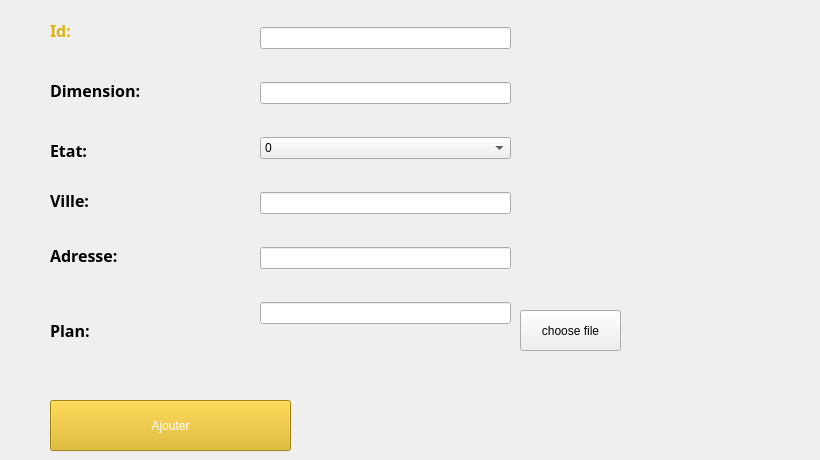
    <widget class="QWidget" name="tab">
     <attribute name="title">
      <string>Ajouter Terrain</string>
     </attribute>
     <widget class="QWidget" name="verticalLayoutWidget">
      <property name="geometry">
       <rect>
        <x>260</x>
        <y>0</y>
        <width>251</width>
        <height>354</height>
       </rect>
      </property>
      <layout class="QVBoxLayout" name="verticalLayout">
       <item>
        <widget class="QLineEdit" name="lineEdit_id">
         <property name="text">
          <string/>
         </property>
         <property name="maxLength">
          <number>10</number>
         </property>
        </widget>
       </item>
       <item>
        <widget class="QLineEdit" name="lineEdit_dimens">
         <property name="maxLength">
          <number>20</number>
         </property>
        </widget>
       </item>
       <item>
        <widget class="QComboBox" name="comboBoxEtat">
         <item>
          <property name="text">
           <string>0</string>
          </property>
         </item>
         <item>
          <property name="text">
           <string>1</string>
          </property>
         </item>
        </widget>
       </item>
       <item>
        <widget class="QLineEdit" name="lineEdit_ville">
         <property name="maxLength">
          <number>20</number>
         </property>
        </widget>
       </item>
       <item>
        <widget class="QLineEdit" name="lineEditAdresse">
         <property name="maxLength">
          <number>20</number>
         </property>
        </widget>
       </item>
       <item>
        <widget class="QLineEdit" name="lineEditplan"/>
       </item>
      </layout>
     </widget>
     <widget class="QLabel" name="label_4">
      <property name="geometry">
       <rect>
        <x>50</x>
        <y>10</y>
        <width>201</width>
        <height>41</height>
       </rect>
      </property>
      <property name="palette">
       <palette>
        <active>
         <colorrole role="WindowText">
          <brush brushstyle="SolidPattern">
           <color alpha="255">
            <red>222</red>
            <green>179</green>
            <blue>15</blue>
           </color>
          </brush>
         </colorrole>
         <colorrole role="Button">
          <brush brushstyle="SolidPattern">
           <color alpha="255">
            <red>96</red>
            <green>96</green>
            <blue>96</blue>
           </color>
          </brush>
         </colorrole>
         <colorrole role="Text">
          <brush brushstyle="SolidPattern">
           <color alpha="255">
            <red>222</red>
            <green>179</green>
            <blue>15</blue>
           </color>
          </brush>
         </colorrole>
         <colorrole role="ButtonText">
          <brush brushstyle="SolidPattern">
           <color alpha="255">
            <red>222</red>
            <green>179</green>
            <blue>15</blue>
           </color>
          </brush>
         </colorrole>
         <colorrole role="Base">
          <brush brushstyle="SolidPattern">
           <color alpha="255">
            <red>96</red>
            <green>96</green>
            <blue>96</blue>
           </color>
          </brush>
         </colorrole>
         <colorrole role="Window">
          <brush brushstyle="SolidPattern">
           <color alpha="255">
            <red>96</red>
            <green>96</green>
            <blue>96</blue>
           </color>
          </brush>
         </colorrole>
         <colorrole role="PlaceholderText">
          <brush brushstyle="NoBrush">
           <color alpha="128">
            <red>222</red>
            <green>179</green>
            <blue>15</blue>
           </color>
          </brush>
         </colorrole>
        </active>
        <inactive>
         <colorrole role="WindowText">
          <brush brushstyle="SolidPattern">
           <color alpha="255">
            <red>222</red>
            <green>179</green>
            <blue>15</blue>
           </color>
          </brush>
         </colorrole>
         <colorrole role="Button">
          <brush brushstyle="SolidPattern">
           <color alpha="255">
            <red>96</red>
            <green>96</green>
            <blue>96</blue>
           </color>
          </brush>
         </colorrole>
         <colorrole role="Text">
          <brush brushstyle="SolidPattern">
           <color alpha="255">
            <red>222</red>
            <green>179</green>
            <blue>15</blue>
           </color>
          </brush>
         </colorrole>
         <colorrole role="ButtonText">
          <brush brushstyle="SolidPattern">
           <color alpha="255">
            <red>222</red>
            <green>179</green>
            <blue>15</blue>
           </color>
          </brush>
         </colorrole>
         <colorrole role="Base">
          <brush brushstyle="SolidPattern">
           <color alpha="255">
            <red>96</red>
            <green>96</green>
            <blue>96</blue>
           </color>
          </brush>
         </colorrole>
         <colorrole role="Window">
          <brush brushstyle="SolidPattern">
           <color alpha="255">
            <red>96</red>
            <green>96</green>
            <blue>96</blue>
           </color>
          </brush>
         </colorrole>
         <colorrole role="PlaceholderText">
          <brush brushstyle="NoBrush">
           <color alpha="128">
            <red>222</red>
            <green>179</green>
            <blue>15</blue>
           </color>
          </brush>
         </colorrole>
        </inactive>
        <disabled>
         <colorrole role="WindowText">
          <brush brushstyle="SolidPattern">
           <color alpha="255">
            <red>222</red>
            <green>179</green>
            <blue>15</blue>
           </color>
          </brush>
         </colorrole>
         <colorrole role="Button">
          <brush brushstyle="SolidPattern">
           <color alpha="255">
            <red>96</red>
            <green>96</green>
            <blue>96</blue>
           </color>
          </brush>
         </colorrole>
         <colorrole role="Text">
          <brush brushstyle="SolidPattern">
           <color alpha="255">
            <red>222</red>
            <green>179</green>
            <blue>15</blue>
           </color>
          </brush>
         </colorrole>
         <colorrole role="ButtonText">
          <brush brushstyle="SolidPattern">
           <color alpha="255">
            <red>222</red>
            <green>179</green>
            <blue>15</blue>
           </color>
          </brush>
         </colorrole>
         <colorrole role="Base">
          <brush brushstyle="SolidPattern">
           <color alpha="255">
            <red>96</red>
            <green>96</green>
            <blue>96</blue>
           </color>
          </brush>
         </colorrole>
         <colorrole role="Window">
          <brush brushstyle="SolidPattern">
           <color alpha="255">
            <red>96</red>
            <green>96</green>
            <blue>96</blue>
           </color>
          </brush>
         </colorrole>
         <colorrole role="PlaceholderText">
          <brush brushstyle="NoBrush">
           <color alpha="128">
            <red>222</red>
            <green>179</green>
            <blue>15</blue>
           </color>
          </brush>
         </colorrole>
        </disabled>
       </palette>
      </property>
      <property name="font">
       <font>
        <family>Arial Black</family>
        <pointsize>12</pointsize>
        <weight>75</weight>
        <bold>true</bold>
       </font>
      </property>
      <property name="styleSheet">
       <string notr="true"/>
      </property>
      <property name="text">
       <string>Id:</string>
      </property>
     </widget>
     <widget class="QLabel" name="label_5">
      <property name="geometry">
       <rect>
        <x>50</x>
        <y>70</y>
        <width>201</width>
        <height>41</height>
       </rect>
      </property>
      <property name="font">
       <font>
        <family>Arial Black</family>
        <pointsize>12</pointsize>
        <weight>75</weight>
        <bold>true</bold>
       </font>
      </property>
      <property name="text">
       <string>Dimension:</string>
      </property>
     </widget>
     <widget class="QLabel" name="label_6">
      <property name="geometry">
       <rect>
        <x>50</x>
        <y>130</y>
        <width>201</width>
        <height>41</height>
       </rect>
      </property>
      <property name="font">
       <font>
        <family>Arial Black</family>
        <pointsize>12</pointsize>
        <weight>75</weight>
        <bold>true</bold>
       </font>
      </property>
      <property name="text">
       <string>Etat:</string>
      </property>
     </widget>
     <widget class="QLabel" name="label_7">
      <property name="geometry">
       <rect>
        <x>50</x>
        <y>180</y>
        <width>201</width>
        <height>41</height>
       </rect>
      </property>
      <property name="font">
       <font>
        <family>Arial Black</family>
        <pointsize>12</pointsize>
        <weight>75</weight>
        <bold>true</bold>
       </font>
      </property>
      <property name="text">
       <string>Ville:</string>
      </property>
     </widget>
     <widget class="QLabel" name="label_8">
      <property name="geometry">
       <rect>
        <x>50</x>
        <y>310</y>
        <width>201</width>
        <height>41</height>
       </rect>
      </property>
      <property name="font">
       <font>
        <family>Arial Black</family>
        <pointsize>12</pointsize>
        <weight>75</weight>
        <bold>true</bold>
       </font>
      </property>
      <property name="text">
       <string>Plan:</string>
      </property>
     </widget>
     <widget class="QPushButton" name="pushButton">
      <property name="geometry">
       <rect>
        <x>520</x>
        <y>310</y>
        <width>101</width>
        <height>41</height>
       </rect>
      </property>
      <property name="text">
       <string>choose file</string>
      </property>
     </widget>
     <widget class="QLabel" name="label_10">
      <property name="geometry">
       <rect>
        <x>50</x>
        <y>235</y>
        <width>191</width>
        <height>41</height>
       </rect>
      </property>
      <property name="font">
       <font>
        <family>Arial Black</family>
        <pointsize>12</pointsize>
        <weight>75</weight>
        <bold>true</bold>
       </font>
      </property>
      <property name="text">
       <string>Adresse:</string>
      </property>
     </widget>
     <widget class="QPushButton" name="AjouterTerrain">
      <property name="geometry">
       <rect>
        <x>50</x>
        <y>400</y>
        <width>241</width>
        <height>51</height>
       </rect>
      </property>
      <property name="palette">
       <palette>
        <active>
         <colorrole role="WindowText">
          <brush brushstyle="SolidPattern">
           <color alpha="255">
            <red>255</red>
            <green>255</green>
            <blue>255</blue>
           </color>
          </brush>
         </colorrole>
         <colorrole role="Button">
          <brush brushstyle="SolidPattern">
           <color alpha="255">
            <red>222</red>
            <green>179</green>
            <blue>15</blue>
           </color>
          </brush>
         </colorrole>
         <colorrole role="Text">
          <brush brushstyle="SolidPattern">
           <color alpha="255">
            <red>255</red>
            <green>255</green>
            <blue>255</blue>
           </color>
          </brush>
         </colorrole>
         <colorrole role="ButtonText">
          <brush brushstyle="SolidPattern">
           <color alpha="255">
            <red>255</red>
            <green>255</green>
            <blue>255</blue>
           </color>
          </brush>
         </colorrole>
         <colorrole role="Base">
          <brush brushstyle="SolidPattern">
           <color alpha="255">
            <red>222</red>
            <green>179</green>
            <blue>15</blue>
           </color>
          </brush>
         </colorrole>
         <colorrole role="Window">
          <brush brushstyle="SolidPattern">
           <color alpha="255">
            <red>222</red>
            <green>179</green>
            <blue>15</blue>
           </color>
          </brush>
         </colorrole>
         <colorrole role="Highlight">
          <brush brushstyle="SolidPattern">
           <color alpha="255">
            <red>0</red>
            <green>31</green>
            <blue>56</blue>
           </color>
          </brush>
         </colorrole>
         <colorrole role="PlaceholderText">
          <brush brushstyle="NoBrush">
           <color alpha="128">
            <red>255</red>
            <green>255</green>
            <blue>255</blue>
           </color>
          </brush>
         </colorrole>
        </active>
        <inactive>
         <colorrole role="WindowText">
          <brush brushstyle="SolidPattern">
           <color alpha="255">
            <red>255</red>
            <green>255</green>
            <blue>255</blue>
           </color>
          </brush>
         </colorrole>
         <colorrole role="Button">
          <brush brushstyle="SolidPattern">
           <color alpha="255">
            <red>222</red>
            <green>179</green>
            <blue>15</blue>
           </color>
          </brush>
         </colorrole>
         <colorrole role="Text">
          <brush brushstyle="SolidPattern">
           <color alpha="255">
            <red>255</red>
            <green>255</green>
            <blue>255</blue>
           </color>
          </brush>
         </colorrole>
         <colorrole role="ButtonText">
          <brush brushstyle="SolidPattern">
           <color alpha="255">
            <red>255</red>
            <green>255</green>
            <blue>255</blue>
           </color>
          </brush>
         </colorrole>
         <colorrole role="Base">
          <brush brushstyle="SolidPattern">
           <color alpha="255">
            <red>222</red>
            <green>179</green>
            <blue>15</blue>
           </color>
          </brush>
         </colorrole>
         <colorrole role="Window">
          <brush brushstyle="SolidPattern">
           <color alpha="255">
            <red>222</red>
            <green>179</green>
            <blue>15</blue>
           </color>
          </brush>
         </colorrole>
         <colorrole role="Highlight">
          <brush brushstyle="SolidPattern">
           <color alpha="255">
            <red>0</red>
            <green>31</green>
            <blue>56</blue>
           </color>
          </brush>
         </colorrole>
         <colorrole role="PlaceholderText">
          <brush brushstyle="NoBrush">
           <color alpha="128">
            <red>255</red>
            <green>255</green>
            <blue>255</blue>
           </color>
          </brush>
         </colorrole>
        </inactive>
        <disabled>
         <colorrole role="WindowText">
          <brush brushstyle="SolidPattern">
           <color alpha="255">
            <red>255</red>
            <green>255</green>
            <blue>255</blue>
           </color>
          </brush>
         </colorrole>
         <colorrole role="Button">
          <brush brushstyle="SolidPattern">
           <color alpha="255">
            <red>222</red>
            <green>179</green>
            <blue>15</blue>
           </color>
          </brush>
         </colorrole>
         <colorrole role="Text">
          <brush brushstyle="SolidPattern">
           <color alpha="255">
            <red>255</red>
            <green>255</green>
            <blue>255</blue>
           </color>
          </brush>
         </colorrole>
         <colorrole role="ButtonText">
          <brush brushstyle="SolidPattern">
           <color alpha="255">
            <red>255</red>
            <green>255</green>
            <blue>255</blue>
           </color>
          </brush>
         </colorrole>
         <colorrole role="Base">
          <brush brushstyle="SolidPattern">
           <color alpha="255">
            <red>222</red>
            <green>179</green>
            <blue>15</blue>
           </color>
          </brush>
         </colorrole>
         <colorrole role="Window">
          <brush brushstyle="SolidPattern">
           <color alpha="255">
            <red>222</red>
            <green>179</green>
            <blue>15</blue>
           </color>
          </brush>
         </colorrole>
         <colorrole role="Highlight">
          <brush brushstyle="SolidPattern">
           <color alpha="255">
            <red>0</red>
            <green>120</green>
            <blue>215</blue>
           </color>
          </brush>
         </colorrole>
         <colorrole role="PlaceholderText">
          <brush brushstyle="NoBrush">
           <color alpha="128">
            <red>255</red>
            <green>255</green>
            <blue>255</blue>
           </color>
          </brush>
         </colorrole>
        </disabled>
       </palette>
      </property>
      <property name="contextMenuPolicy">
       <enum>Qt::CustomContextMenu</enum>
      </property>
      <property name="text">
       <string>Ajouter</string>
      </property>
     </widget>
     <widget class="QLabel" name="label_pic">
      <property name="geometry">
       <rect>
        <x>650</x>
        <y>260</y>
        <width>161</width>
        <height>161</height>
       </rect>
      </property>
      <property name="text">
       <string/>
      </property>
     </widget>
    </widget>
